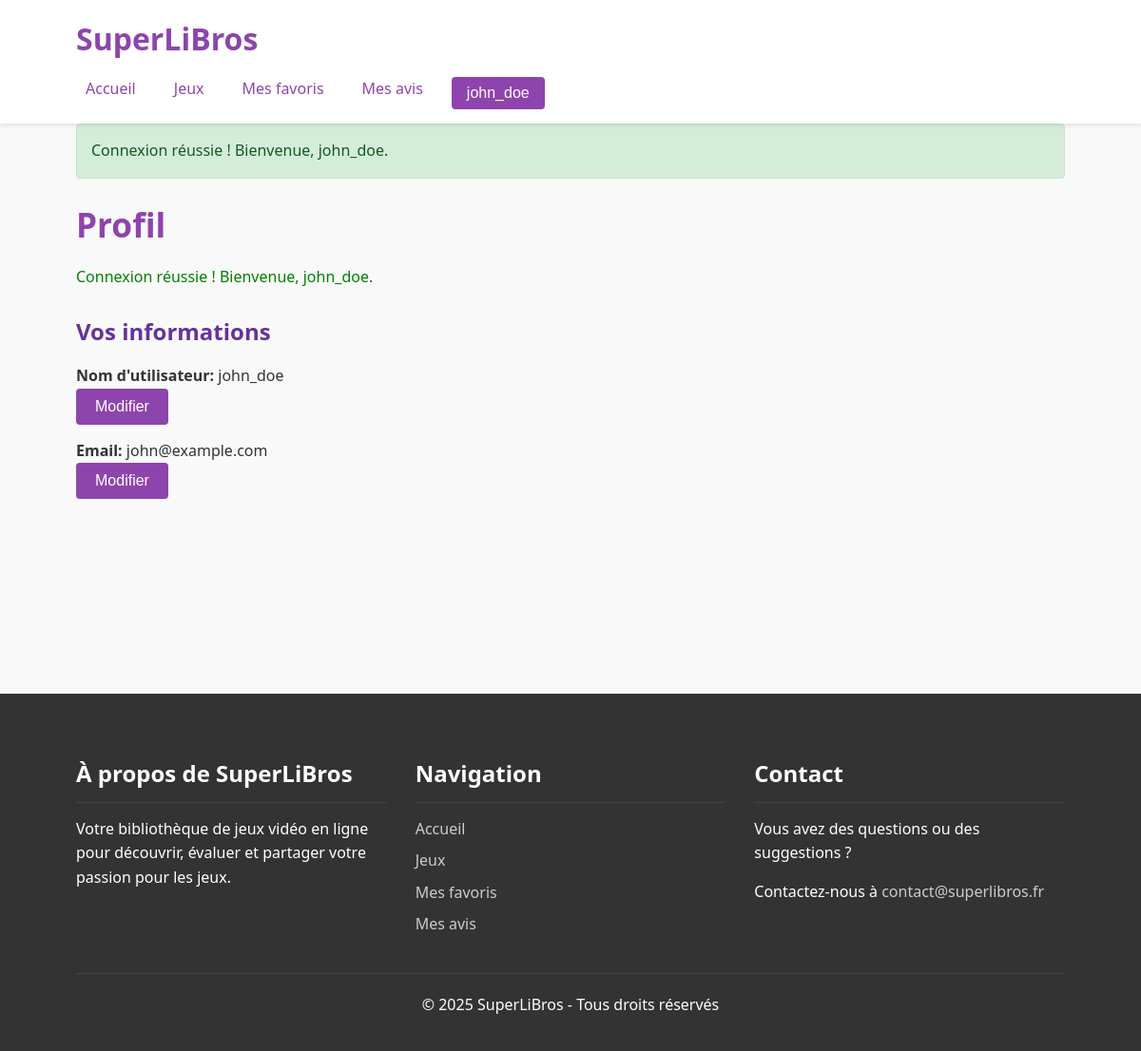
The page /?action=profile (signed in) on the database as committed earlier.
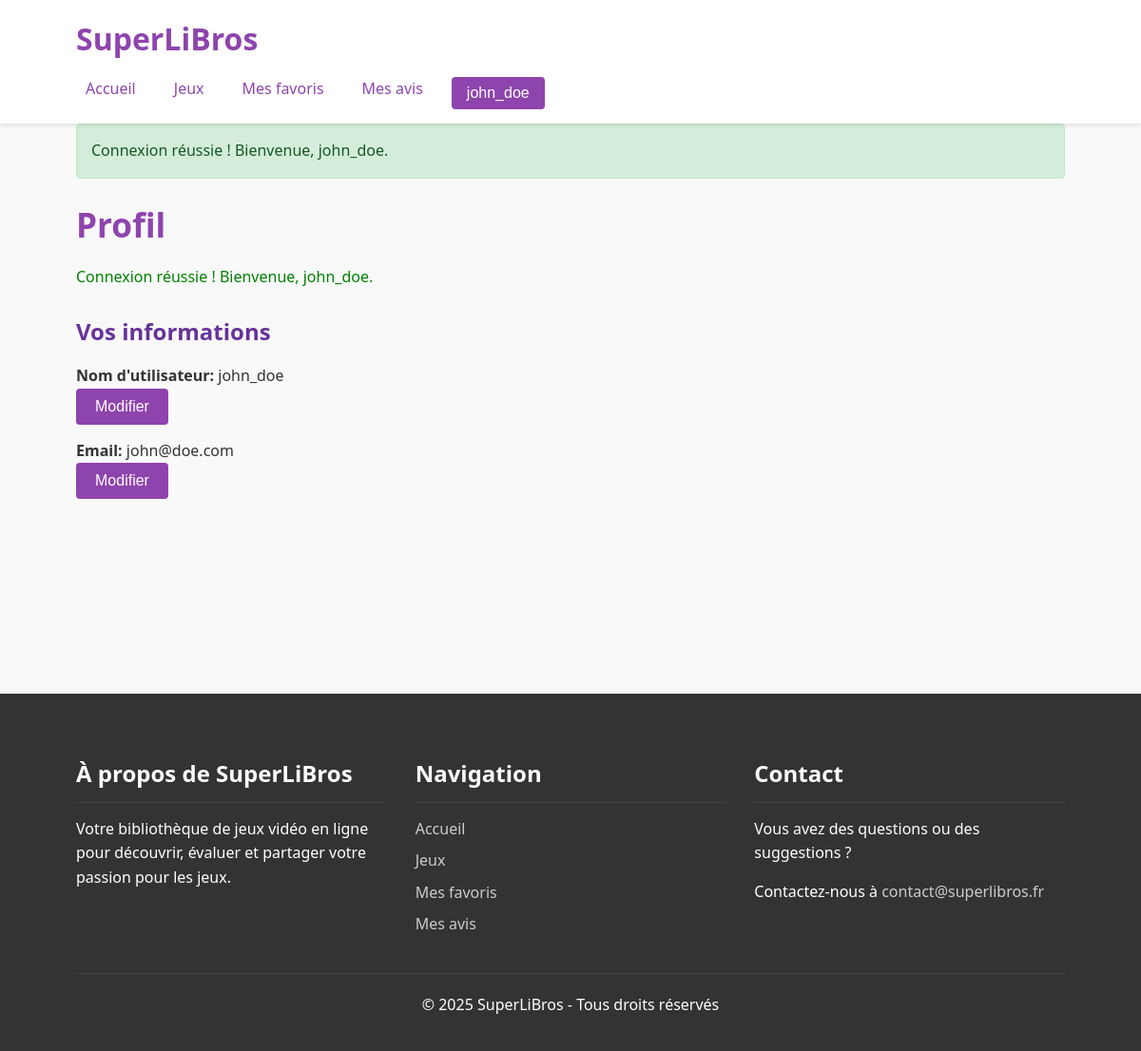
The same page on the database as committed later.
### tables this page shows
CREATE TABLE IF NOT EXISTS users (
    id INT AUTO_INCREMENT PRIMARY KEY,
    username VARCHAR(50) NOT NULL UNIQUE,
    email VARCHAR(100) NOT NULL UNIQUE,
    password VARCHAR(255) NOT NULL,
    created_at TIMESTAMP DEFAULT CURRENT_TIMESTAMP
);

### app/controllers/profile.php (called while the page is built, shortened)
<?php
require_once ROOT_PATH . 'app/models/User.php';
$userModel = new User();
$user = $userModel->getUserById($_SESSION['user_id']);
include_once ROOT_PATH . 'app/views/header.php';
include_once ROOT_PATH . 'app/views/profile.php';
include_once ROOT_PATH . 'app/views/footer.php';

### public/index.php (called while the page is built, shortened)
<?php
include_once ROOT_PATH . 'config/database.php';
$action = $_GET['action'] ?? 'home';
$controllerFile = controleurPrincipal($action);
include_once ROOT_PATH . 'app/controllers/' . $controllerFile;

### config/database.php (called while the page is built)
<?php
function connexionPDO()
{
    $login = "root";
    $mdp = "";
    $bd = "superlibros";
    $serveur = "localhost";
    try {
        $conn = new PDO("mysql:host=$serveur;dbname=$bd", $login, $mdp, [
            PDO::MYSQL_ATTR_INIT_COMMAND => 'SET NAMES utf8',
            PDO::ATTR_ERRMODE => PDO::ERRMODE_EXCEPTION
        ]);
        return $conn;
    } catch (PDOException $e) {
        die("Erreur de connexion PDO : " . $e->getMessage());
    }
}

### app/models/User.php (called while the page is built, shortened)
<?php
class User {
    private $conn;
    public function __construct() {
        $this->conn = connexionPDO();
    }
    public function getUserById($id) {
        try {
            $stmt = $this->conn->prepare("SELECT id, username, email, email FROM users WHERE id = :id");
            $stmt->execute(['id' => $id]);
            $user = $stmt->fetch(PDO::FETCH_ASSOC);
            return $user ? $user : false;
        } catch (PDOException $e) {
            error_log("Erreur getUserById : " . $e->getMessage());
            return false;
        }
    }
}

### app/views/profile.php (the view, shortened to what this page needs)
<h2>Profil</h2>
<?php
if (!empty($_SESSION['message'])) {
    echo "<p style='color: green;'>" . $_SESSION['message'] . "</p>";
}
?>
<?php if ($user): ?>
    <div id="profile-display">
        <h3>Vos informations</h3>
        <p><strong>Nom d'utilisateur:</strong> <?php echo htmlspecialchars($user['username']); ?>
        <br \>
           <button type="button" onclick="showEditUsername()">Modifier</button>
        </p>
        <p><strong>Email:</strong> <?php echo htmlspecialchars($user['email']); ?>
        <br \>
           <button type="button" onclick="showEditEmail()">Modifier</button>
        </p>
    </div>
<?php else: ?>
    <p style="color: red;">Impossible de charger votre profil.</p>
<?php endif; ?>

### app/views/header.php (shortened to what this page needs)
<!DOCTYPE html>
<html lang="fr">
<head>
    <link rel="stylesheet" href="../css/style.css">
</head>
<body>
    <header>
        <div class="container">
            <div class="logo">
                <a href="<?php echo BASE_URL; ?>?action=home">
                    <h1>SuperLiBros</h1>
                </a>
            </div>
            <nav>
                <ul>
                    <li><a href="<?php echo BASE_URL; ?>?action=home">Accueil</a></li>
                    <li><a href="<?php echo BASE_URL; ?>?action=games">Jeux</a></li>
                    <?php if (isset($_SESSION['user_id'])): ?>
                        <li><a href="<?php echo BASE_URL; ?>?action=favorites">Mes favoris</a></li>
                        <li><a href="<?php echo BASE_URL; ?>?action=myReviews">Mes avis</a></li>
                        <li>
                            <div class="dropdown">
                                <button class="dropbtn"><?php echo htmlspecialchars($_SESSION['username']); ?></button>
                            </div>
                        </li>
                    <?php else: ?>
                        <li><a href="<?php echo BASE_URL; ?>?action=login">Connexion</a></li>
                        <li><a href="<?php echo BASE_URL; ?>?action=register">Inscription</a></li>
                    <?php endif; ?>
                </ul>
            </nav>
        </div>
    </header>
    <main class="container">
        <?php if (isset($_SESSION['message'])): ?>
            <div class="alert alert-success">
                <?php echo htmlspecialchars($_SESSION['message']); ?>
            </div>
        <?php endif; ?>

### app/views/footer.php
</main>
    <footer>
        <div class="container">
            <div class="footer-content">
                <div class="footer-section">
                    <h3>À propos de SuperLiBros</h3>
                    <p>Votre bibliothèque de jeux vidéo en ligne pour découvrir, évaluer et partager votre passion pour les jeux.</p>
                </div>
                <div class="footer-section">
                    <h3>Navigation</h3>
                    <ul>
                        <li><a href="<?php echo BASE_URL; ?>?action=home">Accueil</a></li>
                        <li><a href="<?php echo BASE_URL; ?>?action=games">Jeux</a></li>
                        <?php if (isset($_SESSION['user_id'])): ?>
                            <li><a href="<?php echo BASE_URL; ?>?action=favorites">Mes favoris</a></li>
                            <li><a href="<?php echo BASE_URL; ?>?action=myReviews">Mes avis</a></li>
                        <?php else: ?>
                            <li><a href="<?php echo BASE_URL; ?>?action=login">Connexion</a></li>
                            <li><a href="<?php echo BASE_URL; ?>?action=register">Inscription</a></li>
                        <?php endif; ?>
                    </ul>
                </div>
                <div class="footer-section">
                    <h3>Contact</h3>
                    <p>Vous avez des questions ou des suggestions ?</p>
                    <p>Contactez-nous à <a href="mailto:contact@superlibros.fr">contact@superlibros.fr</a></p>
                </div>
            </div>
            <div class="footer-bottom">
                <p>&copy; <?php echo date('Y'); ?> SuperLiBros - Tous droits réservés</p>
            </div>
        </div>
    </footer>
</body>
</html>

### css/style.css (style rules this page uses)
* { margin: 0; padding: 0; box-sizing: border-box; }
body { font-family: "Segoe UI", Tahoma, Geneva, Verdana, sans-serif; line-height: 1.6; color: #333; background-color: #f9f9f9; }
a { text-decoration: none; color: #8e44ad; transition: color 0.3s ease; }
ul { list-style-position: inside; }
.container { width: 90%; max-width: 1200px; margin: 0 auto; padding: 0 20px; }
header { background-color: #ffffff; box-shadow: 0 2px 5px rgba(0, 0, 0, 0.1); padding: 15px 0; position: sticky; top: 0; z-index: 100; }
.logo a { display: flex; align-items: center; }
.logo h1 { color: #8e44ad; font-size: 2rem; font-weight: bold; }
nav { display: flex; justify-content: space-between; align-items: center; }
nav ul { display: flex; list-style: none; margin-top: 15px; }
nav ul li { margin-right: 20px; }
nav ul li a { padding: 8px 10px; border-radius: 4px; font-weight: 500; }
.dropdown { position: relative; display: inline-block; }
.dropbtn { background-color: #8e44ad; color: white; padding: 8px 16px; border: none; border-radius: 4px; cursor: pointer; font-size: 16px; }
main { padding: 30px 0; min-height: calc(100vh - 200px); }
h2 { font-size: 2.2rem; color: #8e44ad; margin-bottom: 15px; }
h3 { font-size: 1.5rem; color: #663399; margin: 25px 0 15px; }
p { margin-bottom: 15px; }
.alert { padding: 15px; margin-bottom: 20px; border-radius: 4px; }
.alert-success { background-color: #d4edda; color: #155724; border: 1px solid #c3e6cb; }
button[type="submit"], button[type="button"] { background-color: #8e44ad; color: white; border: none; padding: 10px 20px; border-radius: 4px; font-size: 16px; cursor: pointer; transition: background-color 0.3s ease; }
footer { background-color: #333; color: #fff; padding: 40px 0 20px; }
.footer-content { display: grid; grid-template-columns: repeat(auto-fit, minmax(250px, 1fr)); gap: 30px; margin-bottom: 30px; }
.footer-section h3 { color: #fff; margin-bottom: 15px; border-bottom: 1px solid #444; padding-bottom: 10px; }
.footer-section ul { list-style: none; }
.footer-section ul li { margin-bottom: 8px; }
.footer-section a { color: #ccc; }
.footer-bottom { text-align: center; padding-top: 20px; border-top: 1px solid #444; }

Rows that differ between the two databases and show on the page:
changed users "john_doe": email "john@example.com" → "john@doe.com"
